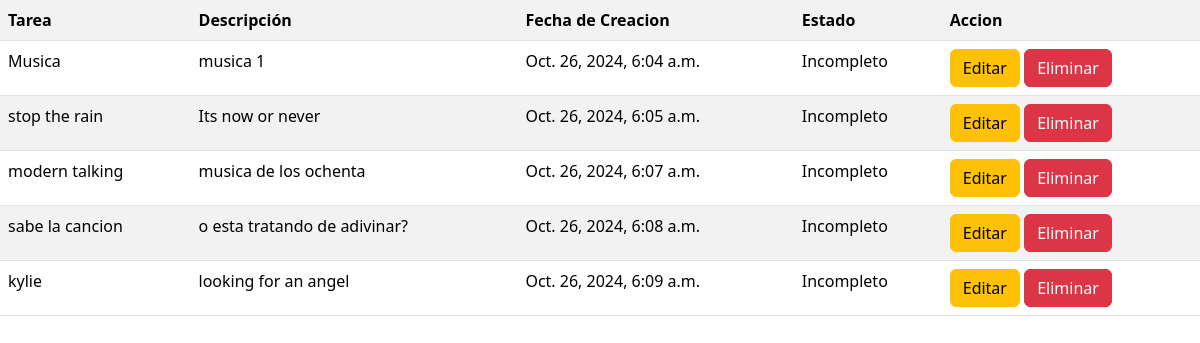
/listar_tareas_soy_la_url, run on an earlier commit of the app's database.
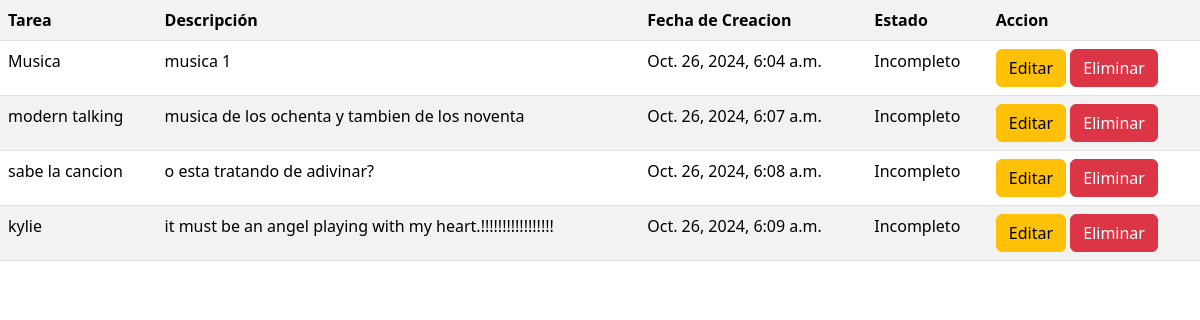
And on a later commit of the database.
### mi_app/models.py (models this page shows)
class Tarea(models.Model):
    titulo = models.CharField(max_length=100)
    descripcion = models.TextField()
    completado = models.BooleanField(default=False)
    fecha_creacion = models.DateTimeField(auto_now_add=True) #Se ingresa la fecha por defecto del registro

### mi_app/views.py (the view)
# urls.py: path('listar_tareas_soy_la_url',listar_tareas, name='listar_tareas_me_llamo_name'),
def listar_tareas(request):
    tareas = Tarea.objects.all()# obtiene todas las tareas desde la base de datos
    print(tareas)
    contexto = {'tareas': tareas}
    return render(request, 'listar_tareas.html', contexto )#pasamos las tareas al template

### mi_app/templates/listar_tareas.html (shortened to what this page needs)
<!DOCTYPE html>
<html lang="en">
    <head>
        <link href="https://cdn.jsdelivr.net/npm/bootstrap@5.3.3/dist/css/bootstrap.min.css" rel="stylesheet">
    </head>
    <body>
        <table class="table table-striped">
            <tr>
                <th>Tarea</th>
                <th>Descripción</th>
                <th>Fecha de Creacion</th>
                <th>Estado</th>
                <th>Accion</th>
            </tr>
            {% for tarea in tareas %}
                <tr>
                    <td>{{tarea.titulo}}</td>
                    <td>{{tarea.descripcion}}</td>
                    <td>{{tarea.fecha_creacion}}</td>
                    <td>
                        {%if tarea.completado == False %}
                            Incompleto
                        {% else %}
                            Completado
                        {% endif %}
                    </td>
                    <td>
                        <a href="{% url 'actualizar_tarea' tarea.id %}" class="btn btn-warning">Editar</a>
                        <a href="{% url 'eliminar_tarea' tarea.id %}" class="btn btn-danger">Eliminar</a>
                    </td>
                </tr>
            {% endfor %}
        </table>
    </body>
</html>

What changed in the data, as far as the page shows it:
removed Tarea: titulo "stop the rain", descripcion "Its now or never", fecha_creacion "Oct. 26, 2024, 6:05 a.m.", completado "Incompleto"
changed Tarea "modern talking": descripcion "musica de los ochenta" → "musica de los ochenta y tambien de los noventa"
changed Tarea "kylie": descripcion "looking for an angel" → "it must be an angel playing with my heart.!!!!!!!!!!!!!!!!!"
